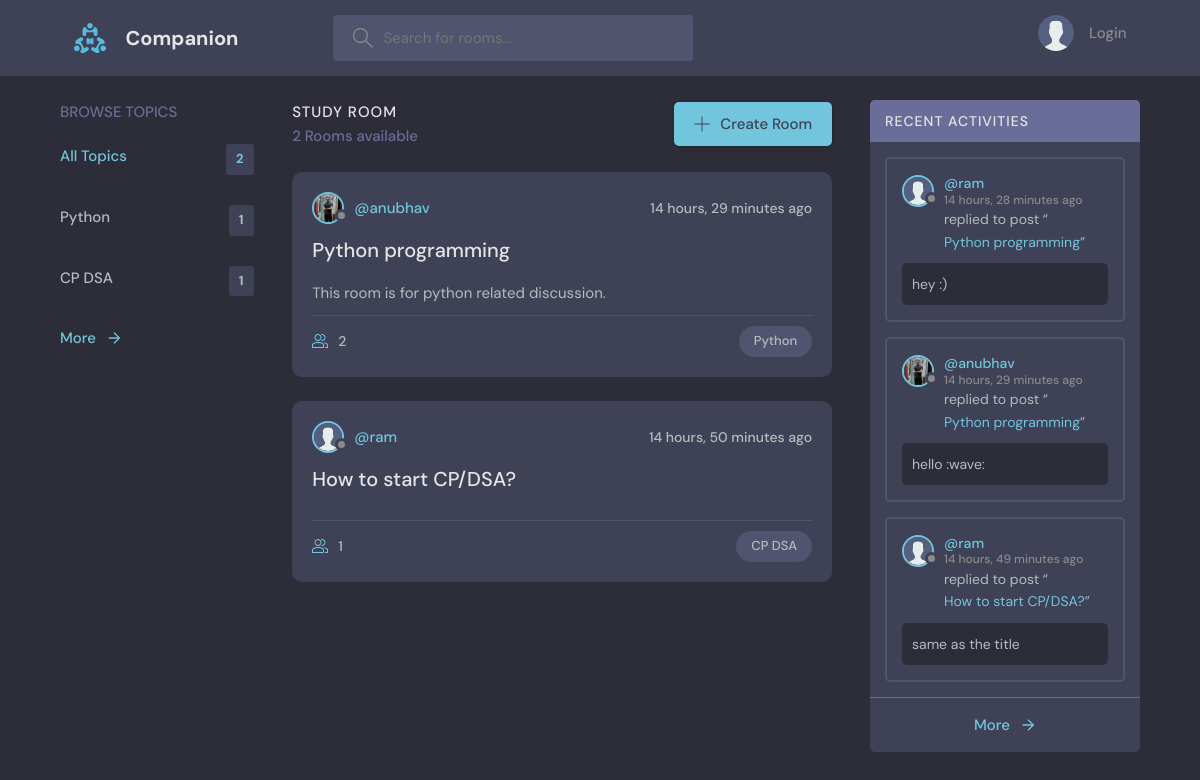
The page / on the database its author committed.
### base/models.py (models this page shows, shortened)
class Topic(models.Model):
    name = models.CharField(max_length=200)
    def __str__(self):
        return self.name

class Room(models.Model):
    host = models.ForeignKey(User, on_delete=models.SET_NULL, related_name="rooms", null=True)
    topic = models.ForeignKey(Topic, on_delete=models.SET_NULL, null=True)
    name = models.CharField(max_length = 200)
    description = models.TextField(null = True, blank = True)
    participants = models.ManyToManyField(User, related_name="participants", blank=True)
    created = models.DateTimeField(auto_now_add = True)
    updated = models.DateTimeField(auto_now = True)
    class Meta:
        ordering = ['-updated', '-created']

class User(AbstractUser):
    name = models.CharField(max_length=200, null=False, blank=False)
    email = models.EmailField(unique=True, null=False, blank=False)
    bio = models.TextField(null=True, blank=True)
    avatar = models.ImageField(null=True, blank=True, default="avatar.svg")
    USERNAME_FIELD = 'email'
    REQUIRED_FIELDS = []
    @property
    def avatar_url(self):
        try:
            url = self.avatar.url
        except:
            url = '/media/avatar.svg'
        return url

class Message(models.Model):
    user = models.ForeignKey(User, on_delete=models.CASCADE, related_name="user_messages")
    room = models.ForeignKey(Room, on_delete=models.CASCADE, related_name="room_messages")
    body = models.TextField()
    created = models.DateTimeField(auto_now_add = True)
    updated = models.DateTimeField(auto_now = True)
    class Meta:
        ordering = ['-updated', '-created']
    def __str__(self):
        return self.body[0:50]

### base/views.py (the view)
# urls.py: path('', views.home, name = "home"),
def home(request):
    q = request.GET.get('q') if request.GET.get('q') != None else ''
    rooms = Room.objects.filter(
        Q(topic__name__icontains = q) |
        Q(name__icontains = q) |
        Q(description__icontains = q) |
        Q(host__username__icontains = q)
    )
    topics = Topic.objects.all()[0:5]
    room_cnt = rooms.count()
    room_messages = Message.objects.filter(
        Q(room__topic__name__icontains = q)
    )[:5]
    context = {'rooms': rooms, 'topics': topics, 'room_cnt': room_cnt,
               'room_messages': room_messages}
    return render(request, 'base/home.html', context)

### base/templates/base/home.html (shortened to what this page needs)
{% extends 'main.html' %}
{% block content %}
<main class="layout layout--3">
  <div class="container">
    {%include 'base/topic_component.html'%}
    <div class="roomList">
      <div class="roomList__header">
        <div>
          <h2>Study Room</h2>
          <p>{{room_cnt}} Rooms available</p>
        </div>
        <a class="btn btn--main" href="{%url 'create-room'%}">
          <svg version="1.1" xmlns="http://www.w3.org/2000/svg" width="32" height="32" viewBox="0 0 32 32">
            <title>add</title>
            <path
              d="M16.943 0.943h-1.885v14.115h-14.115v1.885h14.115v14.115h1.885v-14.115h14.115v-1.885h-14.115v-14.115z">
            </path>
          </svg>
          Create Room
        </a>
      </div>
      {%include 'base/feed_component.html'%}
    </div>
    {% include 'base/activity_component.html' with messages=room_messages %}
  </div>
</main>
{% endblock content %}

### base/templates/base/topic_component.html (shortened to what this page needs)
<div class="topics">
    <div class="topics__header">
        <h2>Browse Topics</h2>
    </div>
    <ul class="topics__list">
        <li>
            <a href="{%url 'home'%}" class="active">All Topics<span>{{topics.count}}</span></a>
        </li>
        {% for topic in topics %}
        <li>
            <a href="{% url 'home' %}?q={{topic.name}}">{{topic.name}} <span>{{topic.room_set.count}}</span></a>
        </li>
        {%endfor%}
    </ul>
    <a class="btn btn--link" href="{% url 'topics' %}">
        More
        <svg version="1.1" xmlns="http://www.w3.org/2000/svg" width="24" height="24" viewBox="0 0 24 24">
            <title>arrow-right-slim</title>
            <path d="M11.293 4.707L17.586 11H4v2h13.586l-6.293 6.293 1.414 1.414L21.414 12l-8.707-8.707-1.414 1.414z">
            </path>
        </svg>
    </a>
</div>

### base/templates/base/feed_component.html (shortened to what this page needs)
{% for room in rooms%}
<div class="roomListRoom">
    <div class="roomListRoom__header">
        <a href="{% url 'user-profile' room.host.id%}" class="roomListRoom__author">
            <div class="avatar avatar--small">
                <img src="{{room.host.avatar_url}}" />
            </div>
            <span>@{{room.host.username}}</span>
        </a>
        <div class="roomListRoom__actions">
            <span>{{room.created|timesince}} ago</span>
        </div>
    </div>
    <div class="roomListRoom__content">
        <a href="{%url 'room' room.id%}">{{room.name}}</a>
        <p>
            {{ room.description|truncatechars:70 }}
        </p>
    </div>
    <div class="roomListRoom__meta">
        <a href="{%url 'room' room.id%}" class="roomListRoom__joined">
            {{room.participants.count}}
        </a>
        <p class="roomListRoom__topic">{{room.topic}}</p>
    </div>
</div>
{%endfor%}

### base/templates/base/activity_component.html (shortened to what this page needs)
<div class="activities">
    <div class="activities__header">
        <h2>Recent Activities</h2>
    </div>
    {% for message in messages %}
    <div class="activities__box">
        <div class="activities__boxHeader roomListRoom__header">
            <a href="{% url 'user-profile' message.user.id%}" class="roomListRoom__author">
                <div class="avatar avatar--small">
                    <img src="{{message.user.avatar_url}}" />
                </div>
                <p>
                    @{{message.user.username}}
                    <span> {{message.created|timesince}} ago</span>
                </p>
            </a>
        </div>
        <div class="activities__boxContent">
            <p>replied to post “<a href="{% url 'room' message.room.id %}">{{message.room.name}}</a>”</p>
            <div class="activities__boxRoomContent">
                {{message}}
            </div>
        </div>
    </div>
    {%endfor%}
    <a class="btn btn--link activities__more" href="{% url 'activity' %}">
        More
        <svg version="1.1" xmlns="http://www.w3.org/2000/svg" width="24" height="24" viewBox="0 0 24 24">
            <title>arrow-right-slim</title>
            <path d="M11.293 4.707L17.586 11H4v2h13.586l-6.293 6.293 1.414 1.414L21.414 12l-8.707-8.707-1.414 1.414z">
            </path>
        </svg>
    </a>
</div>

### rows shown on the page
Topic: name "Python", room_set.count "1"
Topic: name "CP DSA", room_set.count "1"
Room: host.avatar_url (picture), host.username "anubhav", created "14 hours, 29 minutes", name "Python programming", description "This room is for python related discussion.", participants.count "2", topic "Python"
Room: host.avatar_url (placeholder picture), host.username "ram", created "14 hours, 50 minutes", name "How to start CP/DSA?", participants.count "1", topic "CP DSA"
Message: user.avatar_url (placeholder picture), user.username "ram", created "14 hours, 28 minutes", room.name "Python programming", body "hey :)"
Message: user.avatar_url (picture), user.username "anubhav", created "14 hours, 29 minutes", room.name "Python programming", body "hello :wave:"
Message: user.avatar_url (placeholder picture), user.username "ram", created "14 hours, 49 minutes", room.name "How to start CP/DSA?", body "same as the title"

### other values the page prints
{{ topics.count }} "2"
{{ room_cnt }} "2"
